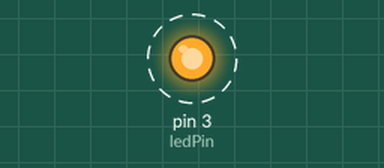
Recording of a sketch running on a simulated Arduino Uno, built with avr-gcc and run on an emulated ATmega328P. On the bench: output pins drawn as LEDs (lit = HIGH). Dashed ring = blinking.

Above: at 0.5 s.
Timing chart, 0 to 4.6 s (numbered marks = the images above):
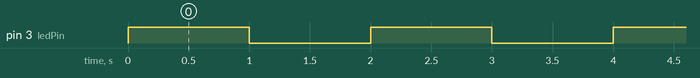

The sketch:

sketch_blinking_led.ino
```cpp
#define ledPin 3

void setup() {
  pinMode(ledPin, OUTPUT);
}

void loop() {
  digitalWrite(ledPin, HIGH);
  delay(1000);
  digitalWrite(ledPin, LOW);
  delay(1000);
}
```

Measured:
- by itself, pin 3 (ledPin): alternates HIGH for 1.0 s and LOW for 1.0 s
